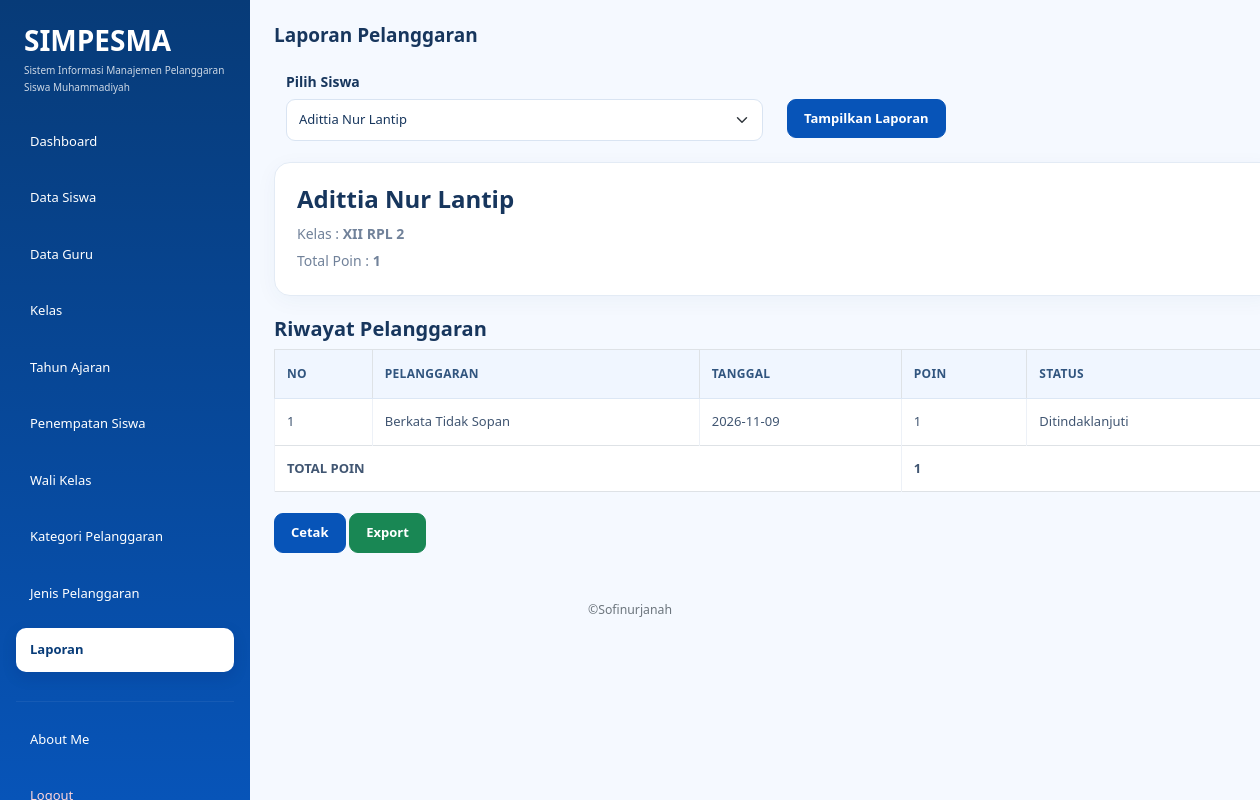
/laporan.php?siswa_id=1 (signed in), run on the app's committed database.
### tables this page shows
CREATE TABLE `t_pelanggaran_siswa` (
  `id` int(11) NOT NULL,
  `tahun_ajaran_id` int(11) NOT NULL,
  `siswa_id` int(11) NOT NULL,
  `nama_siswa` varchar(150) NOT NULL,
  `kelas_id` int(11) NOT NULL,
  `nama_kelas` varchar(100) NOT NULL,
  `pelanggaran_id` int(11) NOT NULL,
  `nama_pelanggaran` varchar(150) NOT NULL,
  `pelanggaran_kategori_id` int(11) NOT NULL,
  `guru_id` int(11) NOT NULL,
  `nama_guru` varchar(150) NOT NULL,
  `tanggal` date NOT NULL,
  `keterangan` text NOT NULL,
  `poin` int(11) NOT NULL,
  `tindakan` text NOT NULL,
  `status` varchar(30) NOT NULL,
  `created_at` timestamp NOT NULL DEFAULT current_timestamp(),
  `updated_at` timestamp NOT NULL DEFAULT current_timestamp()
);

### laporan.php (the view, shortened to what this page needs)
<?php
include "config/koneksi.php";
$role = strtolower($_SESSION['role']);
$data_siswa = mysqli_query(
    $koneksi,
    "SELECT DISTINCT siswa_id, nama_siswa
     FROM t_pelanggaran_siswa
     ORDER BY nama_siswa ASC"
);
$siswa_id = isset($_GET['siswa_id']) ? $_GET['siswa_id'] : '';
$data_laporan = null;
if ($siswa_id != '') {
    $data_laporan = mysqli_query(
        $koneksi,
        "SELECT *
         FROM t_pelanggaran_siswa
         WHERE siswa_id = '$siswa_id'
         ORDER BY tanggal DESC"
    );
}
?>
<!DOCTYPE html>
<html>
<head>
    <link
        href="https://cdn.jsdelivr.net/npm/bootstrap@5.3.3/dist/css/bootstrap.min.css"
        rel="stylesheet">
    <link rel="stylesheet" href="style.css">
</head>
<body>
<div class="container-fluid">
    <div class="row">
        <div class="col-md-3 col-lg-2 min-vh-100 p-3"
             style="background-color: #30318B;">
            <div class="mb-4 px-2">
                <h3 class="text-white mb-1 fw-bold">
                    SIMPESMA
                </h3>
                <p class="text-white mb-0" style="font-size: 10px; line-height: 1.7; opacity: 0.8;">
                    Sistem Informasi Manajemen
                    Pelanggaran Siswa Muhammadiyah
                </p>
            </div>
            <ul class="nav nav-pills flex-column">
                <li class="nav-item mb-2">
                    <a href="dashboard.php"
                       class="nav-link text-white">
                        Dashboard
                    </a>
                </li>
                <?php if ($role == 'admin') { ?>
                    <li class="nav-item mb-2">
                        <a href="data_siswa.php"
                           class="nav-link text-white">
                            Data Siswa
                        </a>
                    </li>
                    <li class="nav-item mb-2">
                        <a href="data_guru.php"
                           class="nav-link text-white">
                            Data Guru
                        </a>
                    </li>
                    <li class="nav-item mb-2">
                        <a href="data_kelas.php"
                           class="nav-link text-white">
                            Kelas
                        </a>
                    </li>
                    <li class="nav-item mb-2">
                        <a href="data_tahun_ajaran.php"
                           class="nav-link text-white">
                            Tahun Ajaran
                        </a>
                    </li>
                    <li class="nav-item mb-2">
                        <a href="penempatan_siswa.php"
                           class="nav-link text-white">
                            Penempatan Siswa
                        </a>
                    </li>
                    <li class="nav-item mb-2">
                        <a href="wali_kelas.php"
                           class="nav-link text-white">
                            Wali Kelas
                        </a>
                    </li>
                    <li class="nav-item mb-2">
                        <a href="kategori_pelanggaran.php"
                           class="nav-link text-white">
                            Kategori Pelanggaran
                        </a>
                    </li>
                    <li class="nav-item mb-2">
                        <a href="jenis_pelanggaran.php"
                           class="nav-link text-white">
                            Jenis Pelanggaran
                        </a>
                    </li>
                    <li class="nav-item mb-2">
                        <a href="laporan.php"
                           class="nav-link active">
                            Laporan
                        </a>
                    </li>
                <?php } ?>
                <hr class="text-secondary">
                <li class="nav-item mb-2">
                    <a href="about_me.php"
                       class="nav-link text-white">
                        About Me
                    </a>
                </li>
                <li class="nav-item">
                    <a href="logout.php"
                       class="nav-link text-danger">
                    </a>
                </li>
            </ul>
        </div>
        <main class="col-md-9 col-lg-10 p-4">
            <div class="d-flex justify-content-between
                        align-items-center mb-4">
                <h3 class="fw-bold mb-0">
                    Laporan Pelanggaran
                </h3>
            </div>
            <form method="GET">
                <div class="row">
                    <div class="col-md-6">
                        <label class="form-label">
                            Pilih Siswa
                        </label>
                        <select
                            name="siswa_id"
                            class="form-select"
                            required>
                            <?php while ($siswa = mysqli_fetch_assoc($data_siswa)) { ?>
                                <option
                                    value="<?= $siswa['siswa_id']; ?>"
                                    <?= ($siswa_id == $siswa['siswa_id']) ? 'selected' : ''; ?>>
                                    <?= htmlspecialchars($siswa['nama_siswa']); ?>
                                </option>
                            <?php } ?>
                        </select>
                    </div>
                    <div class="col-md-6">
                        <label class="form-label">
                        </label>
                        <br>
                        <button
                            type="submit"
                            class="btn btn-primary">
                            Tampilkan Laporan
                        </button>
                    </div>
                </div>
            </form>
            <br>
            <?php if ($data_laporan != null) { ?>
                <?php
                $data_pertama = mysqli_fetch_assoc($data_laporan);
                if ($data_pertama) {
                ?>
                    <div class="card">
                        <div class="card-body">
                            <h4>
                                <?= htmlspecialchars($data_pertama['nama_siswa']); ?>
                            </h4>
                            <p class="mb-1">
                                Kelas :
                                <b>
                                    <?= htmlspecialchars($data_pertama['nama_kelas']); ?>
                                </b>
                            </p>
                            <p class="mb-0">
                                Total Poin :
                                <b>
                                    <?php
                                    $total_poin = $data_pertama['poin'];
                                    ?>
                                    <?= $total_poin; ?>
                                </b>
                            </p>
                        </div>
                    </div>
                    <br>
                    <h5>
                        Riwayat Pelanggaran
                    </h5>
                    <table class="table table-bordered">
                        <thead>
                            <tr>
                                <th>No</th>
                                <th>Pelanggaran</th>
                                <th>Tanggal</th>
                                <th>Poin</th>
                                <th>Status</th>
                            </tr>
                        </thead>
                        <tbody>
                            <?php
                            $no = 1;
                            $total_poin = $data_pertama['poin'];
                            ?>
                            <tr>
                                <td>
                                    <?= $no++; ?>
                                </td>
                                <td>
                                    <?= htmlspecialchars($data_pertama['nama_pelanggaran']); ?>
                                </td>
                                <td>
                                    <?= $data_pertama['tanggal']; ?>
                                </td>
                                <td>
                                    <?= $data_pertama['poin']; ?>
                                </td>
                                <td>
                                    <?= htmlspecialchars($data_pertama['status']); ?>
                                </td>
                            </tr>
                            <tr>
                                <td colspan="3">
                                    <b>TOTAL POIN</b>
                                </td>
                                <td colspan="2">
                                    <b><?= $total_poin; ?></b>
                                </td>
                            </tr>
                        </tbody>
                    </table>
                    <br>
                    <button
                        onclick="cetakLaporan()"
                        class="btn btn-primary">
                        Cetak
                    </button>
                    <button
                        onclick="exportCSV()"
                        class="btn btn-success">
                        Export
                    </button>
                <?php } ?>
            <?php } ?>
        </main>
        <p class="text-center text-secondary small mt-4">
            ©Sofinurjanah
        </p>
    </div>
</div>
</body>
</html>

### style.css (style rules this page uses)
:root { --primary: #0754b8; --primary-dark: #073b78; --primary-light: #eaf3ff; --background: #f5f9ff; --white: #ffffff; --text: #17365d; --muted: #71829a; --border: #e3ebf5; --success: #198754; --danger: #dc3545; --radius: 16px; }
* { box-sizing: border-box; }
body { margin: 0; font-family: "Segoe UI", Arial, sans-serif; background: var(--background); color: var(--text); font-size: 14px; }
h1, h2, h3, h4, h5 { color: var(--text); font-weight: 700; }
a { text-decoration: none; }
aside, .sidebar, .col-lg-2.min-vh-100, .col-md-3.col-lg-2.min-vh-100 { background: linear-gradient( 180deg, #073b78 0%, #0754b8 100% ) !important; }
.col-lg-2.min-vh-100, .col-md-3.col-lg-2.min-vh-100 { padding: 24px 16px !important; }
.nav-pills .nav-link { color: #dceaff; padding: 12px 14px; margin-bottom: 5px; border-radius: 10px; font-size: 13px; font-weight: 500; transition: all 0.2s ease; }
.nav-pills .nav-link.active { color: var(--primary-dark) !important; background: #ffffff !important; font-weight: 700; box-shadow: 0 5px 15px rgba(0, 20, 70, 0.12); }
.nav-pills .nav-link.text-danger { color: #ffd5d9 !important; }
hr { border-color: rgba(255, 255, 255, 0.25); }
main { min-width: 0; padding: 32px !important; }
main h3 { font-size: 19px; }
main p { color: var(--muted); line-height: 1.7; }
.container-fluid { padding-left: 0; padding-right: 0; }
.row { margin-right: 0; margin-left: 0; }
.card { border: 1px solid var(--border); border-radius: var(--radius); background: var(--white); box-shadow: 0 5px 22px rgba(22, 63, 115, 0.045); transition: box-shadow 0.2s ease, transform 0.2s ease; }
.card-body { padding: 22px; }
.btn { border-radius: 9px; padding: 9px 16px; font-weight: 600; font-size: 13px; transition: all 0.2s ease; }
.btn-primary { color: #fff; background: var(--primary); border-color: var(--primary); }
.btn-success { background: var(--success); border-color: var(--success); }
.form-label { color: var(--text); font-weight: 600; margin-bottom: 7px; }
.form-control, .form-select { min-height: 42px; border: 1px solid #d9e4f2; border-radius: 9px; background-color: #fff; color: var(--text); font-size: 13px; }
.table { margin-bottom: 0; vertical-align: middle; font-size: 13px; }
.table thead th, .table th { background: #f0f6ff; color: #31557f; font-size: 12px; font-weight: 700; text-transform: uppercase; letter-spacing: 0.3px; border-bottom: 1px solid #dce7f5; padding: 15px 12px; white-space: nowrap; }
.table tbody td { color: #415672; padding: 13px 12px; border-color: #edf1f7; }
@media (min-width: 768px) { .col-md-3.col-lg-2.min-vh-100, .col-lg-2.min-vh-100, aside.sidebar { position: fixed !important; top: 0; left: 0; bottom: 0; width: 250px; height: 100vh; overflow-y: auto; z-index: 1000; } }
@media (min-width: 768px) { main { margin-left: 250px; width: calc(100% - 250px); } }

### data on the page
t_pelanggaran_siswa: nama_siswa "Adittia Nur Lantip", nama_kelas "XII RPL 2", poin "1", nama_pelanggaran "Berkata Tidak Sopan", tanggal "2026-11-09", status "Ditindaklanjuti"

### other printed values
$no++ "1"
form field siswa_id "Adittia Nur Lantip"
